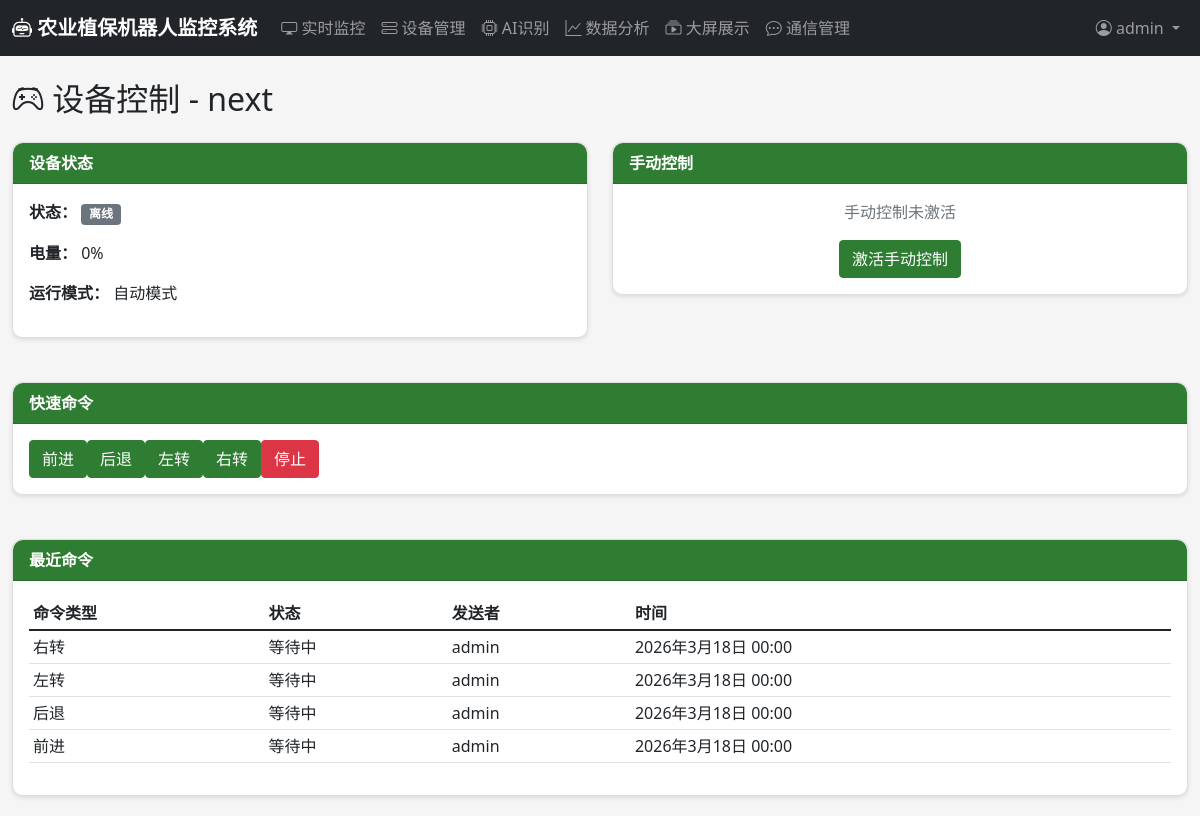
Screenshot of /control/1/ (signed in) with the database file from the repository.
### users/models.py (models this page shows, shortened)
class User(AbstractUser):
    ROLE_CHOICES = [
        ('admin', '管理员'),
        ('operator', '操作员'),
        ('viewer', '查看者'),
    ]
    role = models.CharField(max_length=20, choices=ROLE_CHOICES, default='viewer', verbose_name='角色')
    phone = models.CharField(max_length=20, blank=True, verbose_name='手机号')
    avatar = models.ImageField(upload_to='avatars/', blank=True, verbose_name='头像')
    created_at = models.DateTimeField(auto_now_add=True, verbose_name='创建时间')
    last_login_ip = models.GenericIPAddressField(blank=True, null=True, verbose_name='最后登录IP')
    class Meta:
        verbose_name = '用户'
        verbose_name_plural = '用户'

### devices/models.py (models this page shows, shortened)
class RobotDevice(models.Model):
    STATUS_CHOICES = [
        ('online', '在线'),
        ('offline', '离线'),
        ('working', '工作中'),
        ('charging', '充电中'),
        ('error', '故障'),
    ]
    RUN_MODE_CHOICES = [
        ('auto', '自动模式'),
        ('manual', '手动模式'),
        ('scheduled', '定时任务模式'),
    ]
    device_id = models.CharField(max_length=100, unique=True, verbose_name='设备唯一标识')
    name = models.CharField(max_length=100, verbose_name='设备名称')
    model = models.CharField(max_length=100, blank=True, verbose_name='型号')
    manufacturer = models.CharField(max_length=100, blank=True, verbose_name='制造商')
    serial_number = models.CharField(max_length=100, blank=True, verbose_name='序列号')
    status = models.CharField(max_length=20, choices=STATUS_CHOICES, default='offline', verbose_name='状态')
    run_mode = models.CharField(max_length=20, choices=RUN_MODE_CHOICES, default='auto', verbose_name='运行模式')
    battery_level = models.IntegerField(default=0, verbose_name='电量百分比')
    location_lat = models.DecimalField(max_digits=10, decimal_places=6, null=True, blank=True, verbose_name='纬度')
    location_lng = models.DecimalField(max_digits=10, decimal_places=6, null=True, blank=True, verbose_name='经度')
    spray_rate = models.FloatField(default=1.0, verbose_name='喷洒速率(L/min)')
    patrol_interval = models.IntegerField(default=60, verbose_name='巡检间隔(分钟)')
    obstacle_avoidance_sensitivity = models.IntegerField(default=50, verbose_name='避障灵敏度')
    last_heartbeat = models.DateTimeField(null=True, blank=True, verbose_name='最后心跳时间')
    registered_at = models.DateTimeField(auto_now_add=True, verbose_name='注册时间')
    owner = models.ForeignKey(settings.AUTH_USER_MODEL, on_delete=models.CASCADE, related_name='owned_devices', verbose_name='所有者')
    class Meta:
        verbose_name = '机器人设备'
        verbose_name_plural = '机器人设备'
        ordering = ['-registered_at']

### control/models.py (models this page shows, shortened)
class ControlCommand(models.Model):
    COMMAND_TYPES = [
        ('forward', '前进'),
        ('backward', '后退'),
        ('left', '左转'),
        ('right', '右转'),
        ('stop', '停止'),
        ('spray_start', '开始喷洒'),
        ('spray_stop', '停止喷洒'),
        ('speed_set', '设置速度'),
        ('mode_change', '切换模式'),
    ]
    COMMAND_STATUS = [
        ('pending', '等待中'),
        ('sent', '已发送'),
        ('executing', '执行中'),
        ('completed', '已完成'),
        ('failed', '失败'),
    ]
    device = models.ForeignKey(RobotDevice, on_delete=models.CASCADE, related_name='control_commands', verbose_name='设备')
    command_type = models.CharField(max_length=20, choices=COMMAND_TYPES, verbose_name='命令类型')
    parameters = models.JSONField(null=True, blank=True, verbose_name='命令参数')
    status = models.CharField(max_length=20, choices=COMMAND_STATUS, default='pending', verbose_name='状态')
    sender = models.ForeignKey(settings.AUTH_USER_MODEL, on_delete=models.SET_NULL, null=True, verbose_name='发送者')
    sent_at = models.DateTimeField(null=True, blank=True, verbose_name='发送时间')
    executed_at = models.DateTimeField(null=True, blank=True, verbose_name='执行时间')
    response = models.TextField(blank=True, verbose_name='响应信息')
    created_at = models.DateTimeField(auto_now_add=True, verbose_name='创建时间')
    class Meta:
        verbose_name = '控制命令'
        verbose_name_plural = '控制命令'
        ordering = ['-created_at']

### control/views.py (the view)
# urls.py: path('<int:device_id>/', views.control_panel, name='control_panel'),
@login_required
def control_panel(request, device_id):
    device = get_object_or_404(RobotDevice, id=device_id)
    commands = ControlCommand.objects.filter(device=device).order_by('-created_at')[:20]
    try:
        manual_control = device.manual_control
    except ManualControl.DoesNotExist:
        manual_control = ManualControl.objects.create(device=device)
    return render(request, 'control/panel.html', {
        'device': device,
        'commands': commands,
        'manual_control': manual_control,
    })

### templates/control/panel.html (shortened to what this page needs)
{% extends 'base.html' %}
{% block content %}
<h2 class="mb-4"><i class="bi bi-controller"></i> 设备控制 - {{ device.name }}</h2>
<div class="row">
    <div class="col-md-6">
        <div class="card">
            <div class="card-header">设备状态</div>
            <div class="card-body">
                <p><strong>状态：</strong>
                    <span class="badge bg-{% if device.status == 'online' %}success{% elif device.status == 'working' %}primary{% else %}secondary{% endif %}">
                        {{ device.get_status_display }}
                    </span>
                </p>
                <p><strong>电量：</strong> {{ device.battery_level }}%</p>
                <p><strong>运行模式：</strong> {{ device.get_run_mode_display }}</p>
            </div>
        </div>
    </div>
    <div class="col-md-6">
        <div class="card">
            <div class="card-header">手动控制</div>
            <div class="card-body text-center">
                {% if manual_control.is_active %}
                    <p class="text-success">手动控制已激活</p>
                    <a href="{% url 'control:deactivate_manual_control' device.id %}" class="btn btn-danger">停用手动控制</a>
                {% else %}
                    <p class="text-muted">手动控制未激活</p>
                    <a href="{% url 'control:activate_manual_control' device.id %}" class="btn btn-primary">激活手动控制</a>
                {% endif %}
            </div>
        </div>
    </div>
</div>
<div class="row mt-4">
    <div class="col-md-12">
        <div class="card">
            <div class="card-header">快速命令</div>
            <div class="card-body">
                <div class="btn-group" role="group">
                    <form method="post" action="{% url 'control:send_command' device.id %}" style="display:inline;">
                        <button type="submit" class="btn btn-primary">前进</button>
                    </form>
                    <form method="post" action="{% url 'control:send_command' device.id %}" style="display:inline;">
                        <button type="submit" class="btn btn-primary">后退</button>
                    </form>
                    <form method="post" action="{% url 'control:send_command' device.id %}" style="display:inline;">
                        <button type="submit" class="btn btn-primary">左转</button>
                    </form>
                    <form method="post" action="{% url 'control:send_command' device.id %}" style="display:inline;">
                        <button type="submit" class="btn btn-primary">右转</button>
                    </form>
                    <form method="post" action="{% url 'control:send_command' device.id %}" style="display:inline;">
                        <button type="submit" class="btn btn-danger">停止</button>
                    </form>
                </div>
            </div>
        </div>
    </div>
</div>
<div class="row mt-4">
    <div class="col-md-12">
        <div class="card">
            <div class="card-header">最近命令</div>
            <div class="card-body">
                {% if commands %}
                <table class="table table-sm">
                    <thead>
                        <tr>
                            <th>命令类型</th>
                            <th>状态</th>
                            <th>发送者</th>
                            <th>时间</th>
                        </tr>
                    </thead>
                    <tbody>
                        {% for cmd in commands %}
                        <tr>
                            <td>{{ cmd.get_command_type_display }}</td>
                            <td>{{ cmd.get_status_display }}</td>
                            <td>{{ cmd.sender.username|default:"-" }}</td>
                            <td>{{ cmd.created_at }}</td>
                        </tr>
                        {% endfor %}
                    </tbody>
                </table>
                {% else %}
                <p class="text-muted">暂无命令记录</p>
                {% endif %}
            </div>
        </div>
    </div>
</div>
{% endblock %}

### templates/base.html (shortened to what this page needs)
{% load static %}
<!DOCTYPE html>
<html lang="zh-CN">
<head>
    <link href="https://cdn.jsdelivr.net/npm/bootstrap@5.1.3/dist/css/bootstrap.min.css" rel="stylesheet">
    <link rel="stylesheet" href="https://cdn.jsdelivr.net/npm/bootstrap-icons@1.8.1/font/bootstrap-icons.css">
    <link rel="stylesheet" href="{% static 'css/style.css' %}">
</head>
<body>
    {% if user.is_authenticated %}
    <nav class="navbar navbar-expand-lg navbar-dark bg-dark">
        <div class="container-fluid">
            <a class="navbar-brand" href="/dashboard/">
                <i class="bi bi-robot"></i> 农业植保机器人监控系统
            </a>
            <div class="collapse navbar-collapse" id="navbarNav">
                <ul class="navbar-nav me-auto">
                    <li class="nav-item">
                        <a class="nav-link" href="{% url 'monitoring:monitoring_dashboard' %}">
                            <i class="bi bi-display"></i> 实时监控
                        </a>
                    </li>
                    <li class="nav-item">
                        <a class="nav-link" href="{% url 'devices:device_list' %}">
                            <i class="bi bi-hdd-stack"></i> 设备管理
                        </a>
                    </li>
                    <li class="nav-item">
                        <a class="nav-link" href="{% url 'ai_recognition:recognition_dashboard' %}">
                            <i class="bi bi-cpu"></i> AI识别
                        </a>
                    </li>
                    <li class="nav-item">
                        <a class="nav-link" href="{% url 'data_analysis:data_dashboard' %}">
                            <i class="bi bi-graph-up"></i> 数据分析
                        </a>
                    </li>
                    <li class="nav-item">
                        <a class="nav-link" href="{% url 'data_analysis:big_screen' %}">
                            <i class="bi bi-collection-play"></i> 大屏展示
                        </a>
                    </li>
                    <li class="nav-item">
                        <a class="nav-link" href="{% url 'communication:connection_list' %}">
                            <i class="bi bi-chat-dots"></i> 通信管理
                        </a>
                    </li>
                </ul>
                <ul class="navbar-nav">
                    <li class="nav-item dropdown">
                        <a class="nav-link dropdown-toggle" href="#" id="userDropdown" data-bs-toggle="dropdown">
                            <i class="bi bi-person-circle"></i> {{ user.username }}
                        </a>
                    </li>
                </ul>
            </div>
        </div>
    </nav>
    {% endif %}
    <div class="container-fluid mt-4">
        {% block content %}{% endblock %}
    </div>
</body>
</html>

### static/css/style.css (style rules this page uses)
:root { --primary-color: #2e7d32; --secondary-color: #4caf50; --dark-bg: #1b5e20; --light-bg: #e8f5e9; }
body { font-family: 'Segoe UI', Tahoma, Geneva, Verdana, sans-serif; background-color: #f5f5f5; }
.navbar-brand { font-weight: bold; }
.card { border-radius: 10px; box-shadow: 0 2px 4px rgba(0,0,0,0.1); margin-bottom: 20px; }
.card-header { background-color: var(--primary-color); color: white; font-weight: bold; border-radius: 10px 10px 0 0 !important; }
.btn-primary { background-color: var(--primary-color); border-color: var(--primary-color); }

### rows the page displays
User: username "admin"
RobotDevice: name "next", status "离线", battery_level "0", run_mode "自动模式"
ControlCommand: command_type "右转", status "等待中", sender.username "admin", created_at "2026年3月18日 00:00"
ControlCommand: command_type "左转", status "等待中", sender.username "admin", created_at "2026年3月18日 00:00"
ControlCommand: command_type "后退", status "等待中", sender.username "admin", created_at "2026年3月18日 00:00"
ControlCommand: command_type "前进", status "等待中", sender.username "admin", created_at "2026年3月18日 00:00"
